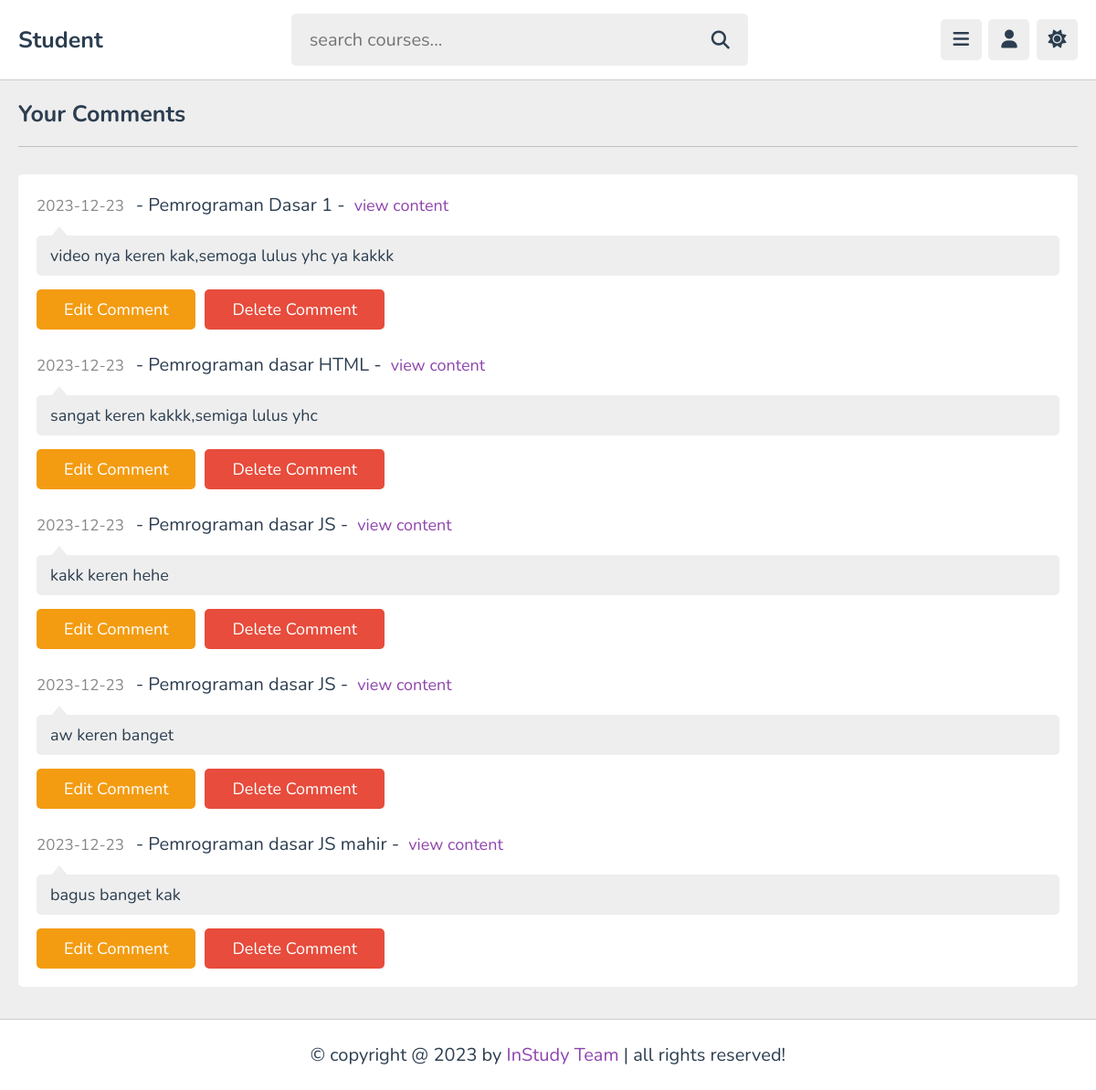
The page /comments.php (signed in) on the database its author committed.
### tables this page shows
CREATE TABLE `comments` (
  `id` varchar(20) NOT NULL,
  `content_id` varchar(20) NOT NULL,
  `user_id` varchar(20) NOT NULL,
  `tutor_id` varchar(20) NOT NULL,
  `comment` varchar(1000) NOT NULL,
  `date` date NOT NULL DEFAULT current_timestamp()
);

CREATE TABLE `content` (
  `id` varchar(20) NOT NULL,
  `tutor_id` varchar(20) NOT NULL,
  `playlist_id` varchar(20) NOT NULL,
  `title` varchar(100) NOT NULL,
  `description` varchar(1000) NOT NULL,
  `video` varchar(100) NOT NULL,
  `thumb` varchar(100) NOT NULL,
  `date` date NOT NULL DEFAULT current_timestamp(),
  `status` varchar(20) NOT NULL DEFAULT 'deactive'
);

### comments.php (the view, shortened to what this page needs)
<?php
include 'components/connect.php';
if (isset($_COOKIE['user_id'])) {
   $user_id = $_COOKIE['user_id'];
} else {
   $user_id = '';
   header('location:index.php');
}
?>
<!DOCTYPE html>
<html lang="en">
<head>
   <link rel="stylesheet" href="https://cdnjs.cloudflare.com/ajax/libs/font-awesome/6.2.0/css/all.min.css">
   <link rel="stylesheet" href="css/style.css">
</head>
<body>
   <?php include 'components/user_header.php'; ?>
   <section class="comments">
      <h1 class="heading">your comments</h1>
      <div class="show-comments">
         <?php
         $select_comments = $conn->prepare("SELECT * FROM `comments` WHERE user_id = ?");
         $select_comments->execute([$user_id]);
         if ($select_comments->rowCount() > 0) {
            while ($fetch_comment = $select_comments->fetch(PDO::FETCH_ASSOC)) {
               $select_content = $conn->prepare("SELECT * FROM `content` WHERE id = ?");
               $select_content->execute([$fetch_comment['content_id']]);
               $fetch_content = $select_content->fetch(PDO::FETCH_ASSOC);
         ?>
               <div class="box" style="<?php if ($fetch_comment['user_id'] == $user_id) {
                                          echo 'order:-1;';
                                       } ?>">
                  <div class="content"><span><?= $fetch_comment['date']; ?></span>
                     <p> - <?= $fetch_content['title']; ?> - </p><a href="watch_video.php?get_id=<?= $fetch_content['id']; ?>">view content</a>
                  </div>
                  <p class="text"><?= $fetch_comment['comment']; ?></p>
                  <?php
                  if ($fetch_comment['user_id'] == $user_id) {
                  ?>
                     <form action="" method="post" class="flex-btn">
                        <button type="submit" name="edit_comment" class="inline-option-btn">edit comment</button>
                        <button type="submit" name="delete_comment" class="inline-delete-btn" onclick="return confirm('delete this comment?');">delete comment</button>
                     </form>
                  <?php
                  }
                  ?>
               </div>
         <?php
            }
         } else {
            echo '<p class="empty">no comments added yet!</p>';
         }
         ?>
      </div>
   </section>
   <?php include 'components/footer.php'; ?>
</body>
</html>

### css/style.css (style rules this page uses)
:root { --main-color: #8e44ad; --red: #e74c3c; --oragen: #f39c12; --white: #fff; --black: #2c3e50; --light-color: #888; --light-bg: #eee; --border: 0.1rem solid rgba(0, 0, 0, 0.2); }
* { font-family: "Nunito", sans-serif; margin: 0; padding: 0; box-sizing: border-box; outline: none; border: none; text-decoration: none; }
html { font-size: 62.5%; overflow-x: hidden; }
body { background-color: var(--light-bg); padding-left: 30rem; }
section { padding: 2rem; max-width: 1200px; margin: 0 auto; }
.btn, .option-btn, .delete-btn, .inline-btn, .inline-option-btn, .inline-delete-btn { border-radius: 0.5rem; padding: 1rem 3rem; font-size: 1.8rem; color: #fff; margin-top: 1rem; text-transform: capitalize; cursor: pointer; text-align: center; }
.inline-btn, .inline-option-btn, .inline-delete-btn { display: inline-block; }
.option-btn, .inline-option-btn { background-color: var(--oragen); }
.delete-btn, .inline-delete-btn { background-color: var(--red); }
.flex-btn { display: flex; gap: 1rem; }
.heading { padding-bottom: 1.8rem; border-bottom: var(--border); font-size: 2.5rem; color: var(--black); text-transform: capitalize; margin-bottom: 3rem; }
.comments .show-comments { background-color: var(--white); border-radius: 0.5rem; padding: 2rem; display: grid; gap: 2.5rem; }
.comments .show-comments .content { margin-bottom: 2rem; }
.comments .show-comments .content p { font-size: 2rem; color: var(--black); padding: 0 1rem; display: inline-block; }
.comments .show-comments .content span { font-size: 1.7rem; color: var(--light-color); }
.comments .show-comments .content a { color: var(--main-color); font-size: 1.8rem; }
.comments .show-comments .text { border-radius: 0.5rem; background-color: var(--light-bg); padding: 1rem 1.5rem; color: var(--black); margin: 0.5rem 0; position: relative; z-index: 0; white-space: pre-line; font-size: 1.8rem; }
.comments .show-comments .text::before { content: ""; position: absolute; top: -1rem; left: 1.5rem; height: 1.2rem; width: 2rem; background-color: var(--light-bg); clip-path: polygon(50% 0%, 0% 100%, 100% 100%); }
@media (max-width: 1200px) { body { padding-left: 0; } }

### rows shown on the page
comments: date "2023-12-23", content.title "Pemrograman Dasar 1", comment "video nya keren kak,semoga lulus yhc ya kakkk"
comments: date "2023-12-23", content.title "Pemrograman dasar HTML", comment "sangat keren kakkk,semiga lulus yhc"
comments: date "2023-12-23", content.title "Pemrograman dasar JS", comment "kakk keren hehe"
comments: date "2023-12-23", content.title "Pemrograman dasar JS", comment "aw keren banget"
comments: date "2023-12-23", content.title "Pemrograman dasar JS mahir", comment "bagus banget kak"
